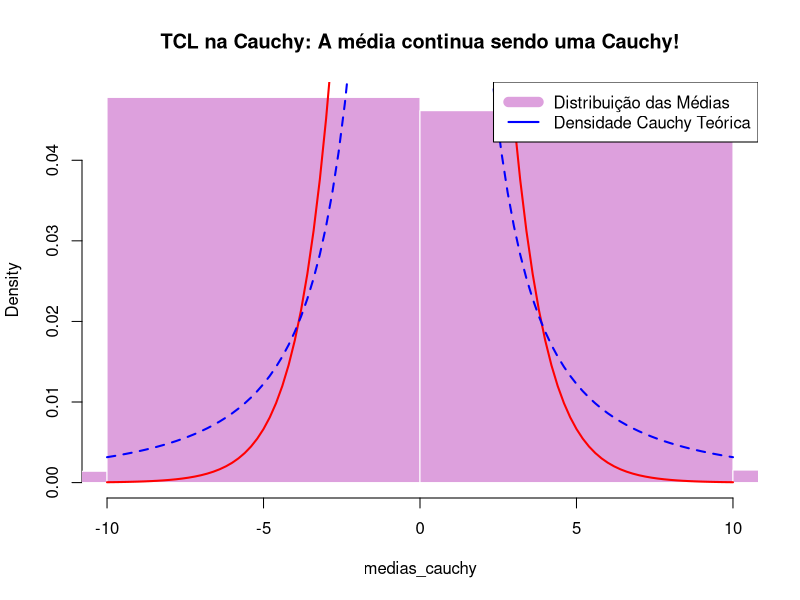
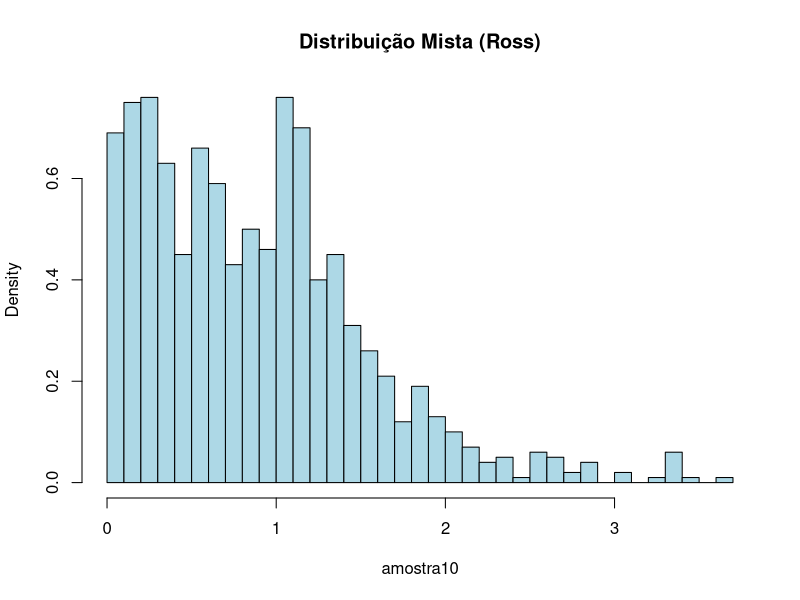

Generate these figures, in order, with R:
gera_cauchy_normais <- function(n) {
  
  x1 <- rnorm(n)
  x2 <- rnorm(n)
  return(x1 / x2)
}
gera_cauchy_inv <- function(n) {
  u <- runif(n)
  
  x <- tan(pi * (u - 0.5))
  return(x)
}
t1 <- system.time(amostra_inv <- gera_cauchy_inv(1e3))
t2 <- system.time(amostra_norm <- gera_cauchy_normais(1e6))
cat("Tempo usando a inversa para uma amostra de tamanho 1e3:", t1[3], "segundos\n")
cat("Tempo usando a normal padrãopara uma amostra de tamanho 1e3:", t2[3], "segundos\n")

n_medias <- 2000
tamanho_amostra <- 100 # n do TCL

# Geramos uma matriz onde cada coluna é uma amostra e calculamos a média de cada uma
medias_cauchy <- replicate(n_medias, mean(gera_cauchy_inv(tamanho_amostra)))

# Plotando o resultado
par(mfrow=c(1,1))
# Usamos xlim porque a Cauchy gera valores extremos que estragam o gráfico
hist(medias_cauchy, breaks=500, freq=FALSE, xlim=c(-10, 10), 
     main="TCL na Cauchy: A média continua sendo uma Cauchy!", 
     col="plum", border="white")

# Adicionamos a curva teórica da Cauchy padrão para comparar
curve(dlogis(x, 0, 1), add=TRUE, col="red", lwd=2) # Apenas referência visual
curve(dcauchy(x, 0, 1), add=TRUE, col="blue", lwd=2, lty=2)

legend("topright", legend=c("Distribuição das Médias", "Densidade Cauchy Teórica"),
       col=c("plum", "blue"), lwd=c(10, 2))
gera_10 <- function(n) {
  x_final <- numeric(n)
  
  for(i in 1:n) {
    sucesso <- FALSE
    while(!sucesso) {
      u1 <- runif(1)
      if(u1 < 2/3) {
        # Tenta gerar da primeira parte (0 < x < 1)
        # Usamos rejeição aqui pois a densidade é proporcional a (1 + e^{-2x})
        candidato <- runif(1)
        if(runif(1) < (1 + exp(-2*candidato))/2) {
          x_final[i] <- candidato
          sucesso <- TRUE
        }
      } else {
        # Gera da segunda parte (x > 1) - Exponencial deslocada
        x_final[i] <- 1 + rexp(1, rate = 2)
        sucesso <- TRUE
      }
    }
  }
  return(x_final)
}

amostra10 <- gera_10(1000)
hist(amostra10, breaks=50, prob=TRUE, col="lightblue", main="Distribuição Mista (Ross)")
